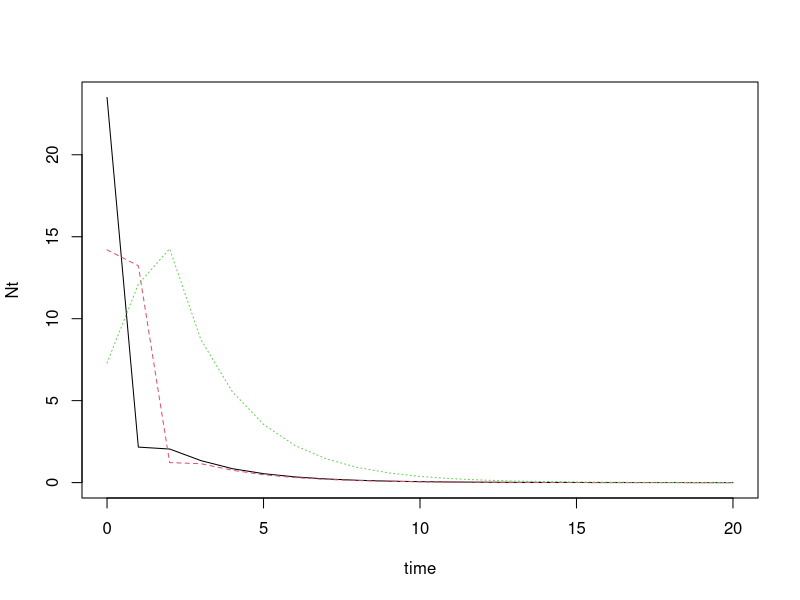
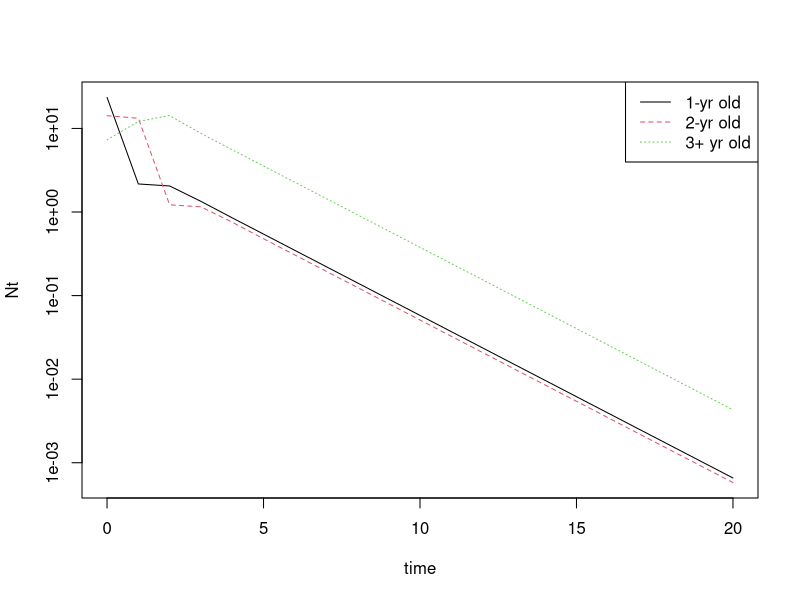

Write the R code that produced these figures, in order.
#### SPsandpiper.R
#### Script to generate the analysis and figures of the semipalmated
####  sandpiper matrix population model shown in lecture

## Direct matrix entry
# Semipalmated sandpiper model
A <- matrix(data=c(0.02115, 0.074, 0.0846, 0.563, 0, 0, 
                   0, 0.563, 0.563),
            nrow=3, ncol=3, byrow=TRUE)
N <- c(23.5, 14.2, 7.3)

## Population projection
# Look at one year, using matrix multiplication:
N1 <- A %*% N

# Set up an array to store 20 years of simulated data
Nt <- matrix(0,21,3)
Nt[1,] <- N

# Project the model forward, using a for loop (!)
for (i in 1:20) {
  Nt[i+1,] <- A %*% Nt[i,]
}

# Make some plots
matplot(0:20, Nt, type='l', xlab="time")
matplot(0:20, Nt, type='l', xlab="time", log='y',col=1:3, lty=1:3)
legend("topright", c("1-yr old", "2-yr old", "3+ yr old"), col=1:3, lty=1:3)

# Much the same result can be obtained using pop.projection() and 
#   stage.vector.plot() in the popbio package

# Look at population growth rate from generation 19 to 20, and 20 to 21
# Notice that it is the same for all three stages, and the same in the two years
Nt[20,]/Nt[19,]
Nt[21,]/Nt[20,]

# Now look at growth rates from the entire time series. Notice how, in early
# years, it is quite variable both between years and between stages
Nt[2:21,]/Nt[1:20,]



## Calculate the asymptotic growth rate and stable age distribution
# Eigenanalysis
eigen(A)
lambda <- eigen(A)$values[1]
# This produces complex numbers - to get rid of the zero imaginary 
#  part, use the Re() function:
lambda <- Re(eigen(A)$values[1])

# Stable age distribution:
SAD <- Re(eigen(A)$vectors[,1])/sum(Re(eigen(A)$vectors[,1]))

# The same results can be caluated using the lambda() and stable.stage()
#   functions in the popbio package
